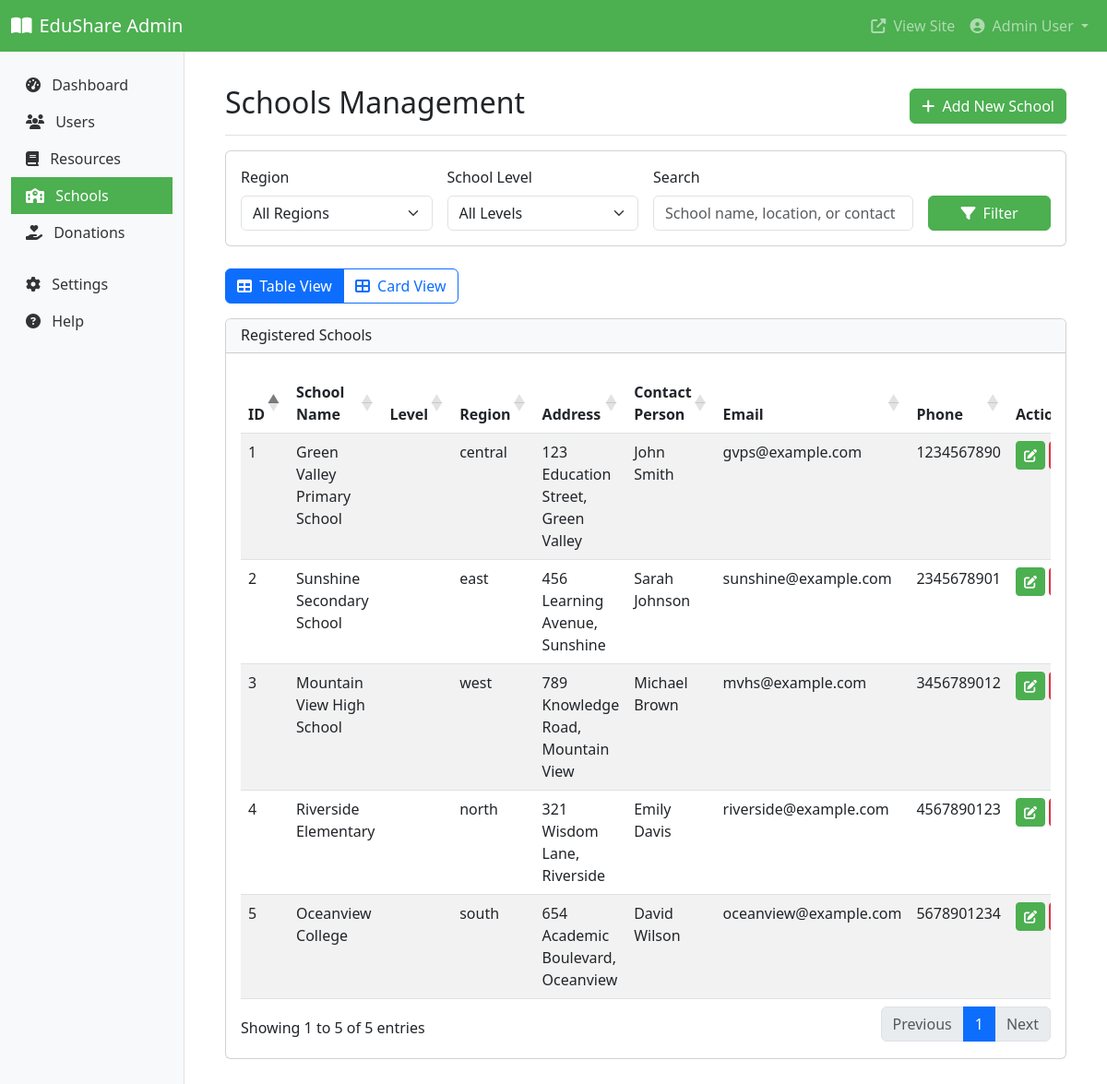
The page /admin/schools.php (signed in) on the database its author committed.
### tables this page shows
CREATE TABLE IF NOT EXISTS `schools` (
  `id` int(11) NOT NULL AUTO_INCREMENT,
  `name` varchar(255) NOT NULL,
  `level` enum('elementary','middle','high','college') NOT NULL,
  `region` enum('north','south','east','west','central') NOT NULL,
  `address` text NOT NULL,
  `contact_person` varchar(255) NOT NULL,
  `email` varchar(255) NOT NULL,
  `phone` varchar(20) NOT NULL,
  `created_at` timestamp NOT NULL DEFAULT current_timestamp(),
  `updated_at` timestamp NOT NULL DEFAULT current_timestamp() ON UPDATE current_timestamp(),
  PRIMARY KEY (`id`),
  UNIQUE KEY `email` (`email`)
);

### admin/db_functions.php (called while the page is built, shortened)
<?php
require_once '../auth/db_connect.php';
function getAllSchools() {
    global $conn;
    $sql = "SELECT * FROM schools ORDER BY name ASC";
    $result = $conn->query($sql);
    $schools = [];
    if ($result->num_rows > 0) {
        while ($row = $result->fetch_assoc()) {
            $schools[] = $row;
        }
    }
    return $schools;
}
?>

### admin/schools.php (the view, shortened to what this page needs)
<?php
require_once __DIR__ . '/db_functions.php';
$active_tab = 'schools';
$schools = getAllSchools();
$filtered_schools = $schools;
?>
<!DOCTYPE html>
<html lang="en">
<head>
    <link href="https://cdn.jsdelivr.net/npm/bootstrap@5.3.0/dist/css/bootstrap.min.css" rel="stylesheet">
    <link href="https://cdn.datatables.net/1.13.4/css/dataTables.bootstrap5.min.css" rel="stylesheet">
    <link rel="stylesheet" href="https://cdnjs.cloudflare.com/ajax/libs/font-awesome/6.4.0/css/all.min.css">
</head>
<body>
    <nav class="navbar navbar-expand-lg navbar-dark bg-primary-custom">
        <div class="container-fluid">
            <a class="navbar-brand" href="#">
                <i class="fas fa-book-open me-2"></i>EduShare Admin
            </a>
            <div class="collapse navbar-collapse" id="navbarNav">
                <ul class="navbar-nav ms-auto">
                    <li class="nav-item">
                        <a class="nav-link" href="../index.php" target="_blank">
                            <i class="fas fa-external-link-alt me-1"></i> View Site
                        </a>
                    </li>
                    <li class="nav-item dropdown">
                        <a class="nav-link dropdown-toggle" href="#" id="navbarDropdown" role="button" data-bs-toggle="dropdown">
                            <i class="fas fa-user-circle me-1"></i> <?php echo htmlspecialchars($_SESSION['name']); ?>
                        </a>
                    </li>
                </ul>
            </div>
        </div>
    </nav>
    <div class="container-fluid">
        <div class="row">
            <div class="col-md-3 col-lg-2 d-md-block sidebar collapse">
                <div class="position-sticky pt-3">
                    <ul class="nav flex-column">
                        <li class="nav-item">
                            <a class="nav-link <?php echo $active_tab == 'dashboard' ? 'active' : ''; ?>" href="index.php">
                                <i class="fas fa-tachometer-alt me-2"></i> Dashboard
                            </a>
                        </li>
                        <li class="nav-item">
                            <a class="nav-link <?php echo $active_tab == 'users' ? 'active' : ''; ?>" href="users.php">
                                <i class="fas fa-users me-2"></i> Users
                            </a>
                        </li>
                        <li class="nav-item">
                            <a class="nav-link <?php echo $active_tab == 'resources' ? 'active' : ''; ?>" href="resources.php">
                                <i class="fas fa-book me-2"></i> Resources
                            </a>
                        </li>
                        <li class="nav-item">
                            <a class="nav-link <?php echo $active_tab == 'schools' ? 'active' : ''; ?>" href="schools.php">
                                <i class="fas fa-school me-2"></i> Schools
                            </a>
                        </li>
                        <li class="nav-item">
                            <a class="nav-link <?php echo $active_tab == 'donations' ? 'active' : ''; ?>" href="donations.php">
                                <i class="fas fa-hand-holding-heart me-2"></i> Donations
                            </a>
                        </li>
                        <li class="nav-item mt-3">
                            <a class="nav-link" href="#">
                                <i class="fas fa-cog me-2"></i> Settings
                            </a>
                        </li>
                        <li class="nav-item">
                            <a class="nav-link" href="#">
                                <i class="fas fa-question-circle me-2"></i> Help
                            </a>
                        </li>
                    </ul>
                </div>
            </div>
            <main class="col-md-9 ms-sm-auto col-lg-10 px-md-4">
                <div class="content-wrapper">
                    <div class="d-flex justify-content-between flex-wrap flex-md-nowrap align-items-center pt-3 pb-2 mb-3 border-bottom">
                        <h1 class="h2">Schools Management</h1>
                        <div class="btn-toolbar mb-2 mb-md-0">
                            <button type="button" class="btn btn-primary" data-bs-toggle="modal" data-bs-target="#addSchoolModal">
                                <i class="fas fa-plus me-1"></i> Add New School
                            </button>
                        </div>
                    </div>
                    <div class="row mb-4">
                        <div class="col-md-12">
                            <div class="card">
                                <div class="card-body">
                                    <form class="row g-3" method="GET">
                                        <div class="col-md-3">
                                            <label for="regionFilter" class="form-label">Region</label>
                                            <select class="form-select" id="regionFilter" name="region">
                                                <option value="">All Regions</option>
                                            </select>
                                        </div>
                                        <div class="col-md-3">
                                            <label for="levelFilter" class="form-label">School Level</label>
                                            <select class="form-select" id="levelFilter" name="level">
                                                <option value="">All Levels</option>
                                            </select>
                                        </div>
                                        <div class="col-md-4">
                                            <label for="searchFilter" class="form-label">Search</label>
                                            <input type="text" class="form-control" id="searchFilter" name="search" placeholder="School name, location, or contact">
                                        </div>
                                        <div class="col-md-2 d-flex align-items-end">
                                            <button type="submit" class="btn btn-primary w-100">
                                                <i class="fas fa-filter me-1"></i> Filter
                                            </button>
                                        </div>
                                    </form>
                                </div>
                            </div>
                        </div>
                    </div>
                    <div class="mb-3">
                        <div class="btn-group" role="group">
                            <button type="button" class="btn btn-outline-primary active view-toggle" data-view="table">
                                <i class="fas fa-table me-1"></i> Table View
                            </button>
                            <button type="button" class="btn btn-outline-primary view-toggle" data-view="card">
                                <i class="fas fa-th-large me-1"></i> Card View
                            </button>
                        </div>
                    </div>
                    <div id="tableView" class="card mb-4">
                        <div class="card-header bg-light">
                            <h6 class="m-0 font-weight-bold">Registered Schools</h6>
                        </div>
                        <div class="card-body">
                            <div class="table-responsive">
                                <table id="schoolsTable" class="table table-striped table-hover">
                                    <thead>
                                        <tr>
                                            <th>ID</th>
                                            <th>School Name</th>
                                            <th>Level</th>
                                            <th>Region</th>
                                            <th>Address</th>
                                            <th>Contact Person</th>
                                            <th>Email</th>
                                            <th>Phone</th>
                                            <th>Actions</th>
                                        </tr>
                                    </thead>
                                    <tbody>
                                        <?php foreach ($filtered_schools as $school): ?>
                                            <tr>
                                                <td><?php echo htmlspecialchars($school['id']); ?></td>
                                                <td><?php echo htmlspecialchars($school['name']); ?></td>
                                                <td><?php echo htmlspecialchars($school['level']); ?></td>
                                                <td><?php echo htmlspecialchars($school['region']); ?></td>
                                                <td><?php echo htmlspecialchars($school['address']); ?></td>
                                                <td><?php echo htmlspecialchars($school['contact_person']); ?></td>
                                                <td><?php echo htmlspecialchars($school['email']); ?></td>
                                                <td><?php echo htmlspecialchars($school['phone']); ?></td>
                                                <td class="table-actions">
                                                    <button type="button" class="btn btn-sm btn-primary"
                                                            data-bs-toggle="modal"
                                                            data-bs-target="#editSchoolModal"
                                                            data-id="<?php echo $school['id']; ?>"
                                                            data-name="<?php echo htmlspecialchars($school['name']); ?>"
                                                            data-level="<?php echo htmlspecialchars($school['level']); ?>"
                                                            data-region="<?php echo htmlspecialchars($school['region']); ?>"
                                                            data-address="<?php echo htmlspecialchars($school['address']); ?>"
                                                            data-contact="<?php echo htmlspecialchars($school['contact_person']); ?>"
                                                            data-email="<?php echo htmlspecialchars($school['email']); ?>"
                                                            data-phone="<?php echo htmlspecialchars($school['phone']); ?>">
                                                        <i class="fas fa-edit"></i>
                                                    </button>
                                                </td>
                                            </tr>
                                        <?php endforeach; ?>
                                    </tbody>
                                </table>
                            </div>
                        </div>
                    </div>
                </div>
            </main>
        </div>
    </div>
</body>
</html>

### admin/schools.php (style rules this page uses)
:root { --primary-color: #4CAF50; --primary-dark: #388E3C; --primary-light: #C8E6C9; --accent-color: #8BC34A; }
.bg-primary-custom { background-color: var(--primary-color); }
.sidebar { min-height: calc(100vh - 56px); background-color: #f8f9fa; border-right: 1px solid #dee2e6; }
.sidebar .nav-link { color: #333; border-radius: 0; }
.sidebar .nav-link.active { background-color: var(--primary-color); color: white; }
.content-wrapper { padding: 20px; }
.btn-primary { background-color: var(--primary-color); border-color: var(--primary-color); }
.table-actions .btn { padding: 0.25rem 0.5rem; font-size: 0.875rem; }

### rows shown on the page
schools: id "1", name "Green Valley Primary School", region "central", address "123 Education Street, Green Valley", contact_person "John Smith", email "gvps@example.com", phone "1234567890"
schools: id "3", name "Mountain View High School", region "west", address "789 Knowledge Road, Mountain View", contact_person "Michael Brown", email "mvhs@example.com", phone "3456789012"
schools: id "5", name "Oceanview College", region "south", address "654 Academic Boulevard, Oceanview", contact_person "David Wilson", email "oceanview@example.com", phone "5678901234"
schools: id "4", name "Riverside Elementary", region "north", address "321 Wisdom Lane, Riverside", contact_person "Emily Davis", email "riverside@example.com", phone "4567890123"
schools: id "2", name "Sunshine Secondary School", region "east", address "456 Learning Avenue, Sunshine", contact_person "Sarah Johnson", email "sunshine@example.com", phone "2345678901"

### other values the page prints
$_SESSION['name'] "Admin User"
